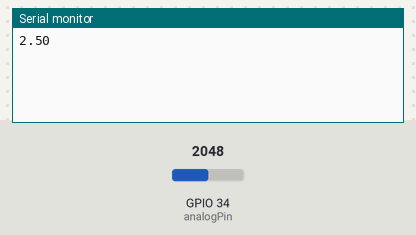
A sketch run on a simulated ESP32. Shown: the last lines printed to the serial monitor. The test bench sets the inputs (shaded band); at power-on: GPIO 34 (analogPin) = 2048.

Above: at 2.7 s.
2.8 s: GPIO 34 (analogPin) set to 2866
At 4.1 s:
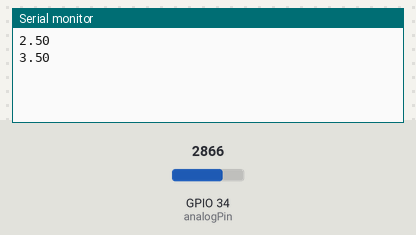
4.3 s: GPIO 34 (analogPin) set to 3603
At 5.1 s:
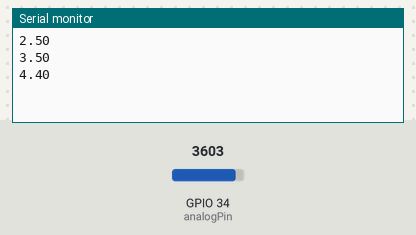
Timing chart, 0 to 7.3 s (numbered marks = the images above; inputs shaded):
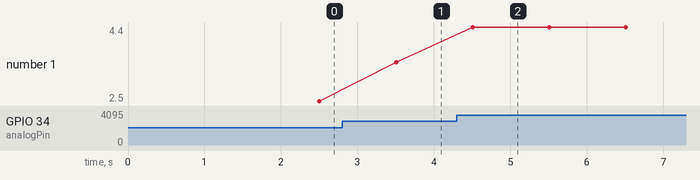

The sketch:

airDynamics.ino
```cpp
  /******************************************
 *
 * This example works for both Industrial and STEM users.

 * Developed by Jose Garcia, https://github.com/jotathebest/
 *
 * ****************************************/

/****************************************
 * Include Libraries
 ****************************************/
#include "UbidotsEsp32Mqtt.h"

/****************************************
 * Define Constants
 ****************************************/
const char *UBIDOTS_TOKEN = "BBFF-lxUrvf1VPtA5yDPTGKoTrtGif4tfHJ";  // Put here your Ubidots TOKEN
const char *WIFI_SSID = "Get-2G-DCFCD1"; //"CanYouGuessIt";
const char *WIFI_PASS = "347BECJ7T4"; //"H0wD1dY0uGuess1t???";
const char *DEVICE_LABEL = "wind";   // Put here your Device label to which data  will be published
const char *VARIABLE_LABEL = "test"; // Put here your Variable label to which data  will be published

const int PUBLISH_FREQUENCY = 1000; // Update rate in milliseconds

unsigned long timer;
uint8_t analogPin = 34; // Pin used to read data from GPIO34 ADC_CH6.

Ubidots ubidots(UBIDOTS_TOKEN);

/****************************************
 * Auxiliar Functions
 ****************************************/

void callback(char *topic, byte *payload, unsigned int length)
{
  Serial.print("Message arrived [");
  Serial.print(topic);
  Serial.print("] ");
  for (int i = 0; i < length; i++)
  {
    Serial.print((char)payload[i]);
  }
  Serial.println();
}

/****************************************
 * Main Functions
 ****************************************/

void setup()
{
  // put your setup code here, to run once:
  Serial.begin(115200);
  // ubidots.setDebug(true);  // uncomment this to make debug messages available
  ubidots.connectToWifi(WIFI_SSID, WIFI_PASS);
  ubidots.setCallback(callback);
  ubidots.setup();
  ubidots.reconnect();

  timer = millis();
}

void loop()
{
  // put your main code here, to run repeatedly:
  if (!ubidots.connected())
  {

  }
  if (abs(millis() - timer) > PUBLISH_FREQUENCY) // triggers the routine every 5 seconds
  {

    float sensorValue = analogRead(analogPin);
    float voltage = (sensorValue*0.001221001);//esp har en maks analogread på 5 v og bits avlesning på 4095 dermed deler en på 5/4095
    float wind_speed = mapfloat(voltage, 0.4, 2, 0, 32.4);

    Serial.println(voltage);


    //float value = analogRead(analogPin);

    ubidots.add(VARIABLE_LABEL, wind_speed); // Insert your variable Labels and the value to be sent
    ubidots.publish(DEVICE_LABEL);
    timer = millis();
  }
  ubidots.loop();
}

float mapfloat(float x, float in_min, float in_max, float out_min, float out_max)
    {
    return (x - in_min) * (out_max - out_min) / (in_max - in_min) + out_min;
    }


    /* ME FANT UT AV DET BITCHES*/
```

Measured:
- after the input at 2.8 s, the serial monitor: prints a new line after 0.71 s (image 1)
- after the input at 4.3 s, the serial monitor: prints a new line after 0.21 s (image 2)
- plotted number 1: 2.5 → 3.5 after the input at 2.8 s, 3.5 → 4.4 after the input at 4.3 s
